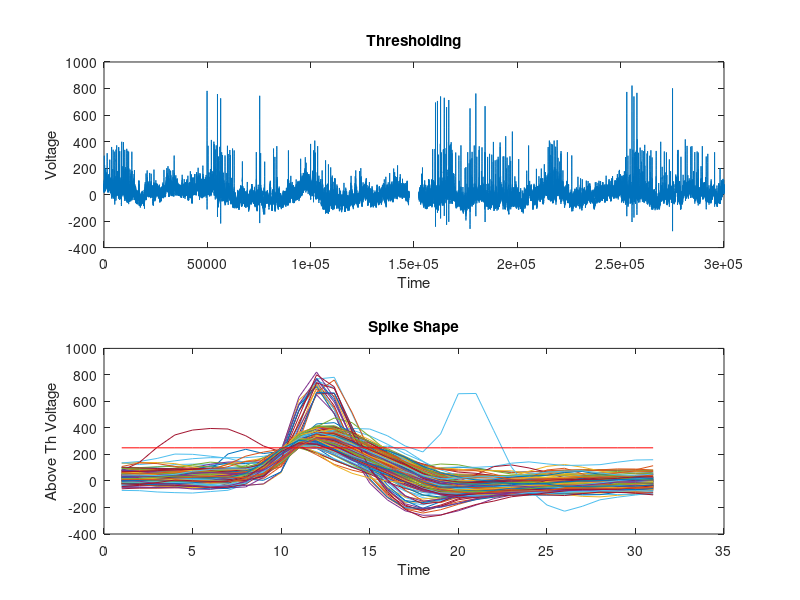

Write MATLAB code to recreate this figure.
load ps5_data.mat

SAMPLE_LENGTH = 31;
PREV_SAMPLES = 10;

AFTER_SAMPLES = SAMPLE_LENGTH - PREV_SAMPLES - 1;

x = RealWaveform;
f_0 = 30000; % sampling rate of waveform (Hz)
f_stop = 250; % stop frequency (Hz)
f_Nyquist = f_0/2; % the Nyquist limit
n = length(x);
f_all = linspace(-f_Nyquist,f_Nyquist,n);
desired_response = ones(n,1);
desired_response(abs(f_all)<=f_stop) = 0;
x_filtered = real(fftshift(ifft(fft(x.*fftshift(desired_response)))));

subplot(2,1,1);
plot(x_filtered);
xlabel('Time');
ylabel('Voltage');
title('Thresholding');
hold on
V_th  = ones(size(x_filtered,1),1).*250;
plot(V_th,'r');

x_filtered_shifted = [0; x_filtered(1:size(x_filtered, 1) -1)];
above_th_locs = find((x_filtered > V_th) & (x_filtered_shifted < V_th));
snippets = zeros(SAMPLE_LENGTH, size(above_th_locs, 1));
for i=1:size(above_th_locs,1)
    snippets(:,i) = x_filtered(above_th_locs(i)-PREV_SAMPLES:above_th_locs(i)+AFTER_SAMPLES);
end
save snippets.mat snippets
subplot(2,1,2);
for i=1:size(above_th_locs,1)
    plot(snippets(:,i));
    hold on
end
plot(V_th(1:SAMPLE_LENGTH),'r');
hold on
xlabel('Time');
ylabel('Above Th Voltage');
title('Spike Shape');
